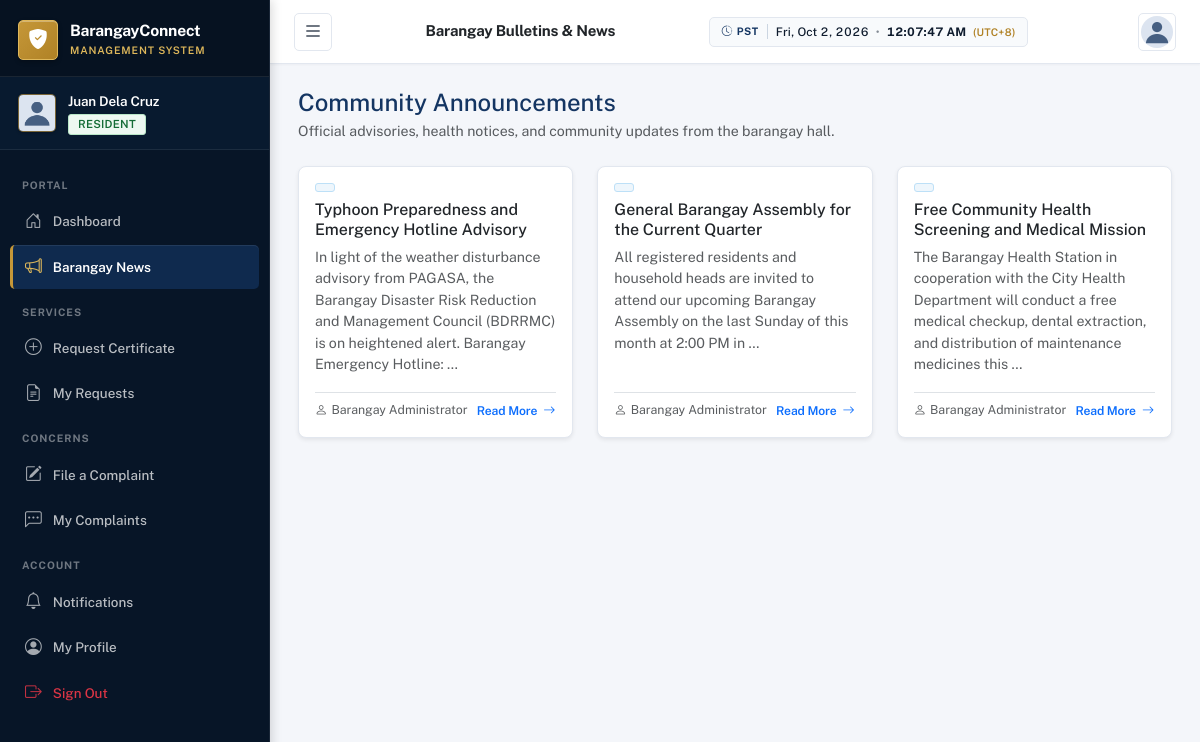
The page /announcements/ (signed in) on the database its author committed.
### accounts/models.py (models this page shows, shortened)
class CustomUser(AbstractUser):
    ROLE_CHOICES = [
        ('admin', 'Administrator'),
        ('resident', 'Resident'),
    ]
    GENDER_CHOICES = [
        ('male', 'Male'),
        ('female', 'Female'),
        ('other', 'Other'),
    ]
    CIVIL_STATUS_CHOICES = [
        ('single', 'Single'),
        ('married', 'Married'),
        ('widowed', 'Widowed'),
        ('separated', 'Separated'),
        ('divorced', 'Divorced'),
    ]
    ACCOUNT_STATUS_CHOICES = [
        ('pending', 'Pending'),
        ('active', 'Active'),
        ('inactive', 'Inactive'),
        ('rejected', 'Rejected'),
    ]
    role = models.CharField(max_length=10, choices=ROLE_CHOICES, default='resident')
    account_status = models.CharField(max_length=10, choices=ACCOUNT_STATUS_CHOICES, default='pending')
    profile_picture = models.ImageField(upload_to='profile_pictures/', null=True, blank=True)
    phone = models.CharField(max_length=20, blank=True)
    date_of_birth = models.DateField(null=True, blank=True)
    gender = models.CharField(max_length=10, choices=GENDER_CHOICES, blank=True)
    civil_status = models.CharField(max_length=15, choices=CIVIL_STATUS_CHOICES, blank=True)
    address = models.TextField(blank=True)
    barangay = models.CharField(max_length=100, blank=True, default='Barangay San Jose')
    valid_id = models.FileField(upload_to='valid_ids/', null=True, blank=True)
    created_at = models.DateTimeField(auto_now_add=True)
    updated_at = models.DateTimeField(auto_now=True)
    def is_admin(self):
        return self.role == 'admin'
    @property
    def profile_picture_url(self):
        if self.profile_picture:
            return self.profile_picture.url
        return '/static/images/default_avatar.png'

### announcements/models.py (models this page shows, shortened)
class Announcement(models.Model):
    STATUS_CHOICES = [
        ('draft', 'Draft'),
        ('published', 'Published'),
        ('archived', 'Archived'),
    ]
    title = models.CharField(max_length=255)
    content = models.TextField()
    image = models.ImageField(upload_to='announcements/', null=True, blank=True)
    author = models.ForeignKey(settings.AUTH_USER_MODEL, on_delete=models.SET_NULL, null=True, related_name='announcements')
    status = models.CharField(max_length=10, choices=STATUS_CHOICES, default='draft')
    expiration_date = models.DateField(null=True, blank=True)
    created_at = models.DateTimeField(auto_now_add=True)
    updated_at = models.DateTimeField(auto_now=True)
    published_at = models.DateTimeField(null=True, blank=True)
    class Meta:
        ordering = ['-created_at']

### announcements/views.py (the view)
# urls.py: path('', views.announcement_list, name='list'),
@login_required
def announcement_list(request):
    announcements = Announcement.objects.filter(status='published').order_by('-published_at', '-created_at')
    paginator = Paginator(announcements, 10)
    page_obj = paginator.get_page(request.GET.get('page'))
    return render(request, 'announcements/list.html', {'page_obj': page_obj})

### notifications/context_processors.py (called while the page is built)
def notifications_processor(request):
    if request.user.is_authenticated:
        unread_count = Notification.objects.filter(recipient=request.user, is_read=False).count()
        recent_notifications = Notification.objects.filter(recipient=request.user).order_by('-created_at')[:5]
        return {
            'unread_notifications_count': unread_count,
            'recent_notifications': recent_notifications,
        }
    return {'unread_notifications_count': 0, 'recent_notifications': []}

### templates/announcements/list.html (shortened to what this page needs)
<!DOCTYPE html>
<html lang="en">
<head>
    {% load static %}
    <link href="https://cdn.jsdelivr.net/npm/bootstrap@5.3.2/dist/css/bootstrap.min.css" rel="stylesheet">
    <link href="https://cdn.jsdelivr.net/npm/bootstrap-icons@1.11.3/font/bootstrap-icons.min.css" rel="stylesheet">
    <link href="{% static 'css/style.css' %}" rel="stylesheet">
</head>
<body>
    <div class="toast-container position-fixed top-0 end-0 p-3" style="z-index: 1100;">
    </div>
    <nav id="sidebar" class="sidebar">
        <div class="sidebar-header">
            <div class="brand-logo">
                <div class="logo-icon"><i class="bi bi-shield-fill-check"></i></div>
                <div class="brand-text">
                    <span class="brand-name">BarangayConnect</span>
                    <span class="brand-sub">Management System</span>
                </div>
            </div>
        </div>
        <div class="sidebar-user">
            <img src="{{ user.profile_picture_url }}" alt="Profile" class="sidebar-avatar">
            <div class="sidebar-user-info">
                <span class="sidebar-user-name">{{ user.get_full_name|default:user.username }}</span>
                <span class="sidebar-user-role badge {% if user.is_admin %}badge-admin{% else %}badge-resident{% endif %}">
                    {{ user.get_role_display }}
                </span>
            </div>
        </div>
        <div class="sidebar-nav">
            {% if user.is_admin %}
            <div class="nav-section-label">Main</div>
            <a href="{% url 'dashboard:admin_dashboard' %}" class="nav-link"><i class="bi bi-speedometer2"></i><span>Dashboard</span></a>
            <a href="{% url 'accounts:admin_residents_list' %}" class="nav-link"><i class="bi bi-people"></i><span>Residents</span></a>
            <a href="{% url 'certificates:admin_request_list' %}" class="nav-link"><i class="bi bi-file-earmark-text"></i><span>Service Requests</span></a>
            <a href="{% url 'complaints:admin_complaint_list' %}" class="nav-link"><i class="bi bi-chat-left-dots"></i><span>Complaints</span></a>
            <a href="{% url 'announcements:admin_list' %}" class="nav-link active"><i class="bi bi-megaphone"></i><span>Announcements</span></a>
            <div class="nav-section-label">Administration</div>
            <a href="{% url 'certificates:admin_type_list' %}" class="nav-link"><i class="bi bi-file-earmark-check"></i><span>Certificate Types</span></a>
            <a href="{% url 'accounts:admin_officials_list' %}" class="nav-link"><i class="bi bi-person-badge"></i><span>Barangay Officials</span></a>
            <a href="{% url 'reports:dashboard' %}" class="nav-link"><i class="bi bi-bar-chart-line"></i><span>Reports</span></a>
            <a href="{% url 'audit:log_list' %}" class="nav-link"><i class="bi bi-clock-history"></i><span>Activity Logs</span></a>
            {% else %}
            <div class="nav-section-label">Portal</div>
            <a href="{% url 'dashboard:resident_dashboard' %}" class="nav-link"><i class="bi bi-house-door"></i><span>Dashboard</span></a>
            <a href="{% url 'announcements:list' %}" class="nav-link active"><i class="bi bi-megaphone"></i><span>Barangay News</span></a>
            <div class="nav-section-label">Services</div>
            <a href="{% url 'certificates:resident_request_create' %}" class="nav-link"><i class="bi bi-plus-circle"></i><span>Request Certificate</span></a>
            <a href="{% url 'certificates:resident_request_list' %}" class="nav-link"><i class="bi bi-file-earmark-text"></i><span>My Requests</span></a>
            <div class="nav-section-label">Concerns</div>
            <a href="{% url 'complaints:resident_complaint_create' %}" class="nav-link"><i class="bi bi-pencil-square"></i><span>File a Complaint</span></a>
            <a href="{% url 'complaints:resident_complaint_list' %}" class="nav-link"><i class="bi bi-chat-left-dots"></i><span>My Complaints</span></a>
            {% endif %}
            <div class="nav-section-label">Account</div>
            <a href="{% url 'notifications:list' %}" class="nav-link"><i class="bi bi-bell"></i><span>Notifications</span></a>
            <a href="{% url 'accounts:profile' %}" class="nav-link"><i class="bi bi-person-circle"></i><span>My Profile</span></a>
            <a href="{% url 'accounts:logout' %}" class="nav-link text-danger"><i class="bi bi-box-arrow-right"></i><span>Sign Out</span></a>
        </div>
    </nav>
    <header class="topbar">
        <button class="btn btn-icon sidebar-toggle" id="sidebarToggle"><i class="bi bi-list fs-5"></i></button>
        <div class="topbar-title"><h6 class="mb-0 fw-600 text-dark">Barangay Bulletins & News</h6></div>
        <div class="topbar-actions">
            <div class="dropdown">
                <button class="btn btn-icon" data-bs-toggle="dropdown"><img src="{{ user.profile_picture_url }}" class="rounded-circle" style="width: 32px; height: 32px; object-fit: cover;"></button>
            </div>
        </div>
    </header>
    <main class="main-content">
        <div class="d-flex justify-content-between align-items-center mb-4">
            <div>
                <h4 class="fw-700 mb-1" style="color: var(--primary);">Community Announcements</h4>
                <p class="text-muted fs-sm mb-0">Official advisories, health notices, and community updates from the barangay hall.</p>
            </div>
        </div>
        <div class="row g-4">
            {% for a in page_obj %}
            <div class="col-md-6 col-lg-4">
                <div class="card border-0 shadow-sm rounded-3 h-100 d-flex flex-column overflow-hidden">
                    <div class="card-body p-3 d-flex flex-column">
                        <div class="d-flex justify-content-between align-items-center mb-2">
                            <span class="badge bg-{% if a.category == 'emergency' %}danger{% elif a.category == 'health' %}success{% elif a.category == 'event' %}info{% else %}primary{% endif %} fs-xs">
                            </span>
                        </div>
                        <h6 class="fw-700 text-dark mb-2">
                            <a href="{% url 'announcements:detail' a.pk %}" class="text-dark text-decoration-none hover-primary">{{ a.title }}</a>
                        </h6>
                        <p class="text-muted fs-xs mb-3 flex-grow-1">{{ a.content|truncatewords:25 }}</p>
                        <div class="d-flex justify-content-between align-items-center pt-2 border-top mt-auto">
                            <small class="text-muted fs-xs"><i class="bi bi-person me-1"></i>{{ a.author.get_full_name|default:"Barangay Hall" }}</small>
                            <a href="{% url 'announcements:detail' a.pk %}" class="btn btn-sm btn-link p-0 text-primary fs-xs text-decoration-none fw-600">
                                Read More <i class="bi bi-arrow-right"></i>
                            </a>
                        </div>
                    </div>
                </div>
            </div>
            {% endfor %}
        </div>
    </main>
</body>
</html>

### rows shown on the page
CustomUser: get_full_name "Juan Dela Cruz", role "RESIDENT"
Announcement: title "Typhoon Preparedness and Emergency Hotline Advisory", content "In light of the weather disturbance advisory from PAGASA, the Barangay Disaster Risk Reduction and Management Council (BDRRMC) is on heightened alert. Barangay Emergency Hotline: …", author.get_full_name "Barangay Administrator"
Announcement: title "General Barangay Assembly for the Current Quarter", content "All registered residents and household heads are invited to attend our upcoming Barangay Assembly on the last Sunday of this month at 2:00 PM in …", author.get_full_name "Barangay Administrator"
Announcement: title "Free Community Health Screening and Medical Mission", content "The Barangay Health Station in cooperation with the City Health Department will conduct a free medical checkup, dental extraction, and distribution of maintenance medicines this …", author.get_full_name "Barangay Administrator"
